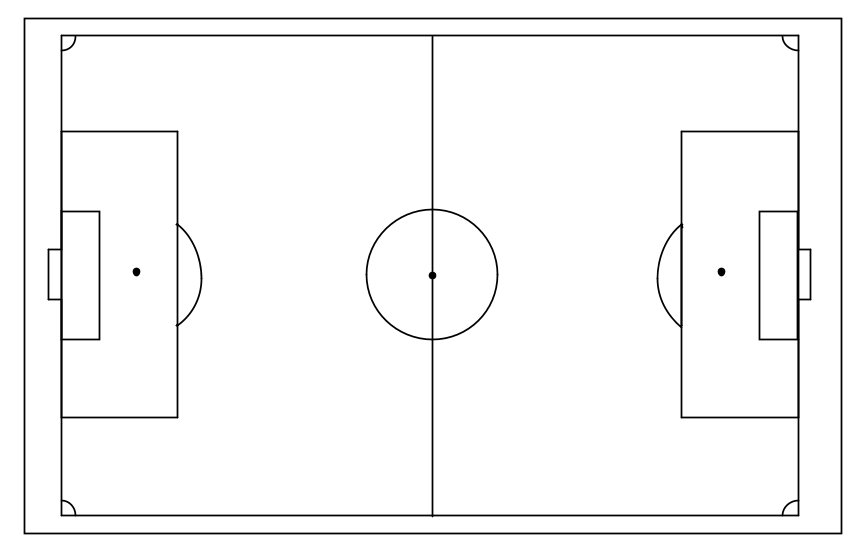
Frame 1 (no input)
Frame 60 (the mouse pressed at the canvas centre just before this capture): identical to frame 1, image omitted
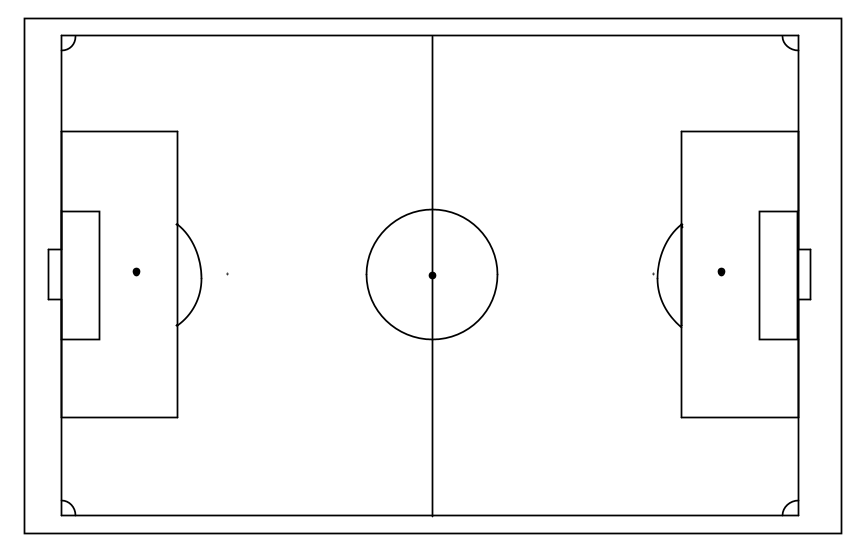
Frame 120 (the mouse held since frame 60 and released just before this capture)

The Processing sketch that drew these frames (run headless with seeded random() and noise(); from frame 60 on, the mouse is pressed at the canvas centre):

// Processing sketch: processing_122316
// ── processing_122316.pde

float speed  = 0.0;
float easing = 0.07; 

void setup() {
  size(863, 550);
  smooth();
}

void draw() {
  background(255);
  translate(220, 43);
  scale(0.7, 0.7);
  noFill();
  strokeWeight(2.5);
  stroke(0);
  float target = dist(mouseX, mouseY, pmouseX, pmouseY);
  speed += (target - speed) * easing;
  rect(-280, -35, 1168, 735);
  line(-227, -11, 826, -11);
  line(826, -11, 826, 675);
  line(826, 675, -227, 675);
  line(-227, 675, -227, 126);
  line(-227, 126, -227, -11);  
  bezier(-26, 336, -26, 307, -39, 277, -61, 260);
  bezier(-61, 403, -40, 388, -26, 364, -26, 336); 
  bezier(-62, 259, -61, 259, -61, 259, -61, 260);
  line(-61, 260, -61, 127);
  line(-61, 127, -227, 127);
  line(-227, 127, -227, 240);
  line(-227, 240, -227, 295);
  line(-227, 295, -245, 295);
  line(-245, 295, -245, 367);
  line(-245, 367, -227, 367);
  line(-227, 367, -227, 424);
  line(-227, 424, -227, 535);
  line(-227, 535, -61, 535);
  line(-61, 535, -61, 403);
  bezier(-61, 403, -61, 403, -61, 403, -62, 404);
  bezier(-62, 404, -61, 403, -61, 403, -61, 403);
  line(-61, 403, -61, 260);
  bezier(-61, 260, -61, 259, -61, 259, -62, 259);
  bezier(625, 336, 625, 307, 638, 277, 660, 260);
  line(660, 260, 660, 403);
  bezier(660, 406, 639, 388, 625, 364, 625, 336);
  bezier(661, 264, 660, 259, 660, 259, 660, 260);
  line(660, 260, 660, 127);
  line(660, 127, 826, 127);
  line(826, 127, 826, 240);
  line(826, 240, 826, 295);
  line(826, 295, 844, 295);
  line(844, 295, 844, 367);
  line(844, 367, 826, 367);
  line(826, 367, 826, 424);
  line(826, 424, 826, 535);
  line(826, 535, 660, 535);
  line(660, 535, 660, 403);
  bezier(660, 403, 660, 403, 660, 403, 660, 404);
  bezier(660, 404, 660, 403, 660, 403, 660, 403);
  line(660, 403, 660, 260);
  bezier(660, 260, 660, 259, 660, 259, 661, 259);
  bezier(396, 331, 396, 383, 354, 424, 303, 424);
  bezier(303, 424, 252, 424, 210, 383, 210, 331);
  bezier(210, 331, 210, 280, 252, 238, 303, 238);
  bezier(303, 238, 354, 238, 396, 280, 396, 331);

  line(304, -10, 304, 676);
  rect(-227, 240, 55, 184);
  rect(770, 240, 55, 184);
  bezier(-227, 11, -215, 11, -206, 1, -206, -10);
  bezier(826, 11, 814, 11, 804, 1, 804, -10);
  bezier(826, 653, 814, 653, 804, 663, 804, 675);
  bezier(-227, 653, -216, 653, -206, 663, -206, 675);
  pushMatrix();
  fill(0);
  ellipse(716, 327, 9, 9);
  ellipse(-119, 327, 9, 9);
  ellipse(304, 332, 9, 9);
  popMatrix();



  noFill();
  stroke(3);
  stroke(0); 
  ellipse(mouseX%140, 330, speed,  speed);
  pushMatrix();
  translate(500, 0);
    ellipse(-mouseX%200+150, 330, speed,  speed);
   popMatrix();

//  ellipse(-200, 50*5+80, target, target); 
//  ellipse(-200, 50*5+80, speed, speed);
//  ellipse(width-50, 50*5+80, speed, speed);
}
